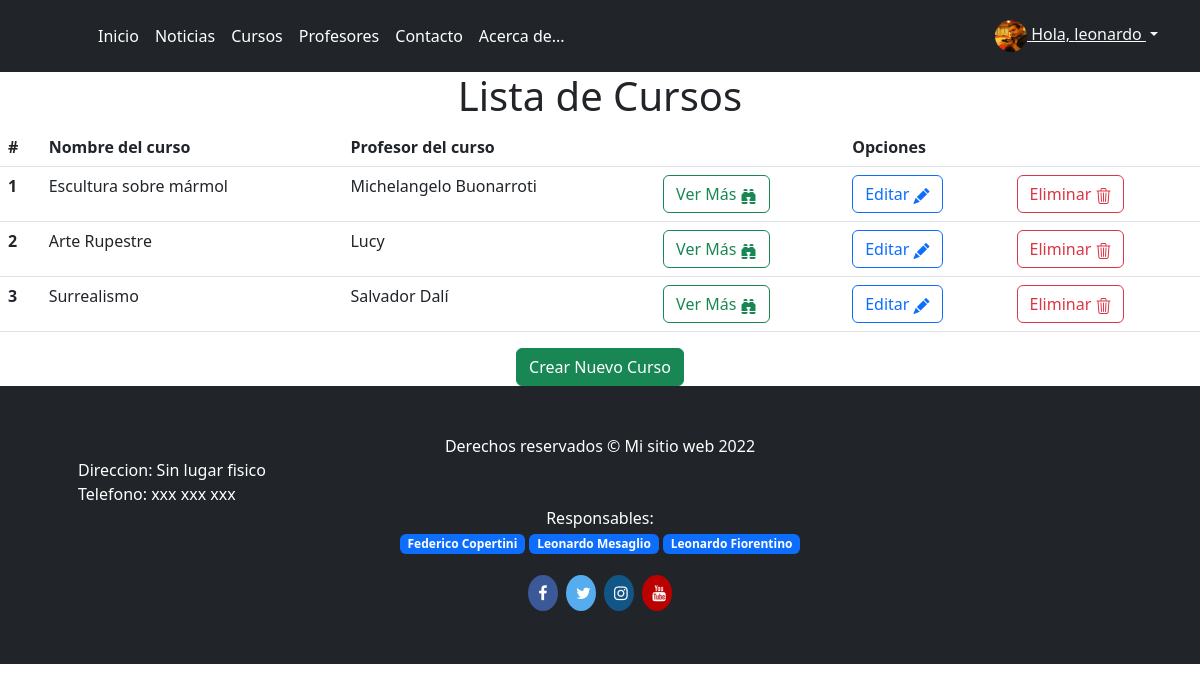
Screenshot of /curso/list (signed in) with the database file from the repository.
### Academia_Arte/models.py (models this page shows)
class Avatar(models.Model):
    usuario = models.OneToOneField(User, on_delete=models.CASCADE)
    imagen = models.ImageField(upload_to="images/", blank=True, null=True)

class Curso(models.Model):
    imagen_curso = models.ImageField(upload_to="images/")
    nombre_curso = models.CharField(max_length=40)
    descripcion_curso = models.CharField(max_length=300)
    descripcion_detalle_curso = models.CharField(max_length=600,default="Detalle")
    profesor_curso = models.CharField(max_length=30, default="profesor")
    precio_curso = models.IntegerField(default="0")

### Academia_Arte/views.py (the view)
# urls.py: path('curso/list', CursoList.as_view(), name ='lista_cursos'),
class CursoList(ListView):
    model = Curso
    Template_name = "Academia_Arte/cursos_list.html"

### Academia_Arte/templates/Academia_Arte/curso_list.html
{% extends 'Academia_Arte/base.html' %}
{% block content %}
    <h1 class="col text-center" >Lista de Cursos</h1>
    <table class="table">
        <thead class="thead-dark">
          <tr>
            <th scope="col">#</th>
            <th scope="col">Nombre del curso</th>
            <th scope="col">Profesor del curso</th>
            <th scope="col"></th>
            <th scope="col">Opciones</th>
            <th scope="col"></th>
          </tr>
        </thead>
        <tbody>
            {% for curso in object_list %}
                <tr>
                    <th scope="row">{{ curso.id }}</th>
                    <td>{{ curso.nombre_curso }}</td>
                    <td>{{ curso.profesor_curso }}</td>
                    <td><a type="button" class="btn btn-outline-success" href="{% url 'Detail' curso.id %}">Ver Más <i class="bi bi-binoculars-fill"></i></a></td>
                    <td><a type="button" class="btn btn-outline-primary" href="{% url 'editar_curso' curso.id %}">Editar <i class="bi bi-pencil-fill"></i></a></td>
                    <td><a type="button" class="btn btn-outline-danger" href="{% url 'eliminar_curso' curso.id %}">Eliminar <i class="bi bi-trash3"></i></a></td>
                </tr>
            {% endfor %}
        </tbody>
    </table>
    <div style="text-align:center;">
        <a type="button" class="col text-center btn btn-success" href="{% url 'nuevo_curso' %}">Crear Nuevo Curso</a>
    </div>
{% endblock %}

### Academia_Arte/templates/Academia_Arte/base.html (shortened to what this page needs)
{% load static %}
<!doctype html>
<html lang="es">
<head>
    <link rel="stylesheet" href="https://cdn.jsdelivr.net/npm/bootstrap-icons@1.9.1/font/bootstrap-icons.css">
    <link href="{% static 'assets/dist/css/bootstrap.min.css' %}" rel="stylesheet">
    <link href="{% static 'css/headers.css' %}" rel="stylesheet">
</head>
<body>
    <main>
        <header class="p-3 bg-dark text-white">
            <div class="container">
                <div class="d-flex flex-wrap align-items-center justify-content-center justify-content-lg-start">
                    <a href="/" class="d-flex align-items-center mb-2 mb-lg-0 text-white text-decoration-none">
                        <svg class="bi me-2" width="40" height="32" role="img" aria-label="Bootstrap">
                            <use xlink:href="#bootstrap" />
                        </svg>
                    </a>
                    <ul class="nav col-12 col-lg-auto me-lg-auto mb-2 justify-content-center mb-md-0">
                        <li><a href="{% url 'inicio' %}" class="nav-link px-2 text-white">Inicio</a></li>
                        <li><a href="{% url 'noticias' %}"class="nav-link px-2 text-white">Noticias</a></li>
                        <li><a href="{% url 'cursos' %}" class="nav-link px-2 text-white">Cursos</a></li>
                        <li><a href="{% url 'profesores' %}" class="nav-link px-2 text-white">Profesores</a></li>
                        <li><a href="{% url 'contacto' %}" class="nav-link px-2 text-white">Contacto</a></li>
                        <li><a href="{% url 'acerca_de' %}" class="nav-link px-2 text-white">Acerca de...</a></li>
                    </ul>
                    {% if user.is_authenticated %}
                    <div class="dropdown text-end">
                        <a href="#" class="d-block link-dark text-light dropdown-toggle" id="dropdownUser1" data-bs-toggle="dropdown" aria-expanded="false">
                            <img src="{{user.avatar.imagen.url}}" alt="" width="32" height="32" class="rounded-circle">
                            Hola, {{user}}
                        </a>
                    </div>
                    {% else %}
                    <div class="text-end">
                    <a href="{% url 'login' %}" type="submit" class="btn btn-outline-light me-2">Iniciar sesion</a>
                    <a href="{% url 'register' %}" type="submit" class="btn btn-outline-primary">Registrate</a>
                    </div>
                    {% endif %}
                </div>
            </div>
        </header>
    </main>
    {% block content %}
    {% endblock %}
    <link rel="stylesheet" href="https://cdnjs.cloudflare.com/ajax/libs/font-awesome/4.7.0/css/font-awesome.min.css">
    <footer class="py-5 bg-dark">
        <div class="container px-5">
            <p class="m-0 text-center text-white">Derechos reservados &copy; Mi sitio web 2022</p>
        </div>
        <div class="container px-5">
            <p class="m-0 text-lefth text-white">Direccion: Sin lugar fisico</p>
        </div>
        <div class="container px-5">
            <p class="m-0 text-lefth text-white">Telefono: xxx xxx xxx</p>
        </div>
        <div class="container px-5">
            <center><p class="m-0 text-lefth text-white">Responsables:
                <p><span class="badge badge-pill bg-primary">Federico Copertini</span>
                <span class="badge badge-pill bg-primary">Leonardo Mesaglio</span>
                <span class="badge badge-pill bg-primary">Leonardo Fiorentino</span></P>
            </center>
            </p></div>
        <center><div class="container">
            <a href="https://facebook.com" class="fa fa-facebook"></a>
        <a href="https://twitter.com" class="fa fa-twitter"></a>
        <a href="https://instagram.com" class="fa fa-instagram"></a>
        <a href="https://youtube.com" class="fa fa-youtube"></a>
        </div></center>
    </footer>
</body>
</html>

### static/css/headers.css (style rules this page uses)
.dropdown-toggle { outline: 0; }

### Academia_Arte/templates/Academia_Arte/base.html (style rules this page uses)
.fa { padding: 10px; font-size: 30px; width: 30px; text-align: center; text-decoration: none; margin: 5px 2px; border-radius:50% }
.fa-facebook { background: #3B5998; color: white; }
.fa-twitter { background: #55ACEE; color: white; }
.fa-youtube { background: #bb0000; color: white; }
.fa-instagram { background: #125688; color: white; }
.bi { vertical-align: -.125em; fill: currentColor; }

### rows the page displays
Curso: id "1", nombre_curso "Escultura sobre mármol", profesor_curso "Michelangelo Buonarroti"
Curso: id "2", nombre_curso "Arte Rupestre", profesor_curso "Lucy"
Curso: id "3", nombre_curso "Surrealismo", profesor_curso "Salvador Dalí"

### other values shown
{{ user }} "leonardo"
